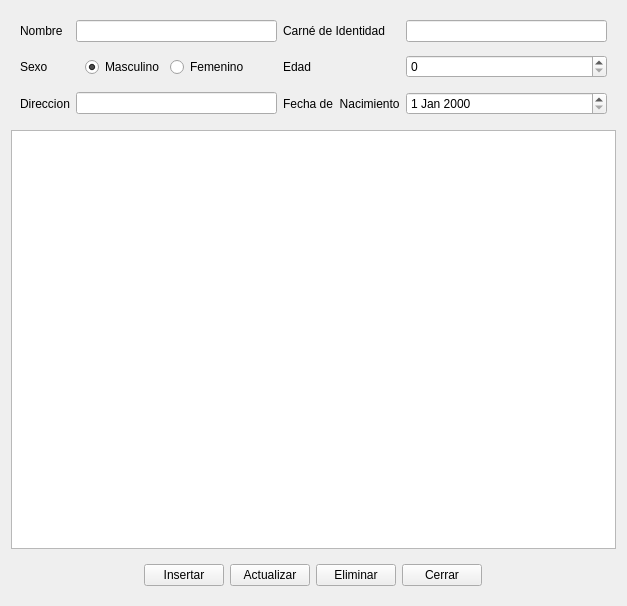
<?xml version="1.0" encoding="UTF-8"?>
<ui version="4.0">
 <class>Form</class>
 <widget class="QWidget" name="Form">
  <property name="geometry">
   <rect>
    <x>0</x>
    <y>0</y>
    <width>627</width>
    <height>606</height>
   </rect>
  </property>
  <property name="windowTitle">
   <string>Gestionar Paciente</string>
  </property>
  <layout class="QVBoxLayout" name="verticalLayout">
   <item>
    <widget class="QWidget" name="widget" native="true">
     <layout class="QGridLayout" name="gridLayout" columnstretch="0,0,0,0">
      <item row="0" column="3">
       <widget class="QLineEdit" name="paciente_ci"/>
      </item>
      <item row="0" column="0">
       <widget class="QLabel" name="label">
        <property name="text">
         <string>Nombre</string>
        </property>
       </widget>
      </item>
      <item row="1" column="0">
       <widget class="QLabel" name="label_3">
        <property name="text">
         <string>Sexo</string>
        </property>
       </widget>
      </item>
      <item row="2" column="2">
       <widget class="QLabel" name="label_4">
        <property name="text">
         <string>Fecha de  Nacimiento</string>
        </property>
       </widget>
      </item>
      <item row="0" column="2">
       <widget class="QLabel" name="label_2">
        <property name="text">
         <string>Carné de Identidad</string>
        </property>
       </widget>
      </item>
      <item row="2" column="3">
       <widget class="QDateEdit" name="paciente_fecha_nacimiento"/>
      </item>
      <item row="0" column="1">
       <widget class="QLineEdit" name="paciente_nombre"/>
      </item>
      <item row="1" column="1">
       <widget class="QWidget" name="widget_3" native="true">
        <layout class="QFormLayout" name="formLayout">
         <item row="0" column="0">
          <widget class="QRadioButton" name="rbtn_masculino">
           <property name="text">
            <string>Masculino</string>
           </property>
           <property name="checked">
            <bool>true</bool>
           </property>
          </widget>
         </item>
         <item row="0" column="1">
          <widget class="QRadioButton" name="rbtn_femenino">
           <property name="text">
            <string>Femenino</string>
           </property>
          </widget>
         </item>
        </layout>
       </widget>
      </item>
      <item row="1" column="2">
       <widget class="QLabel" name="label_5">
        <property name="text">
         <string>Edad</string>
        </property>
       </widget>
      </item>
      <item row="1" column="3">
       <widget class="QSpinBox" name="paciente_edad">
        <property name="maximum">
         <number>1000000</number>
        </property>
       </widget>
      </item>
      <item row="2" column="1">
       <widget class="QLineEdit" name="paciente_direccion"/>
      </item>
      <item row="2" column="0">
       <widget class="QLabel" name="label_10">
        <property name="text">
         <string>Direccion</string>
        </property>
       </widget>
      </item>
     </layout>
    </widget>
   </item>
   <item>
    <widget class="QTableWidget" name="paciente_tabla">
     <property name="editTriggers">
      <set>QAbstractItemView::NoEditTriggers</set>
     </property>
     <property name="sortingEnabled">
      <bool>true</bool>
     </property>
    </widget>
   </item>
   <item alignment="Qt::AlignHCenter|Qt::AlignVCenter">
    <widget class="QWidget" name="widget_2" native="true">
     <layout class="QHBoxLayout" name="horizontalLayout">
      <item>
       <widget class="QPushButton" name="btn_insertar">
        <property name="text">
         <string>Insertar</string>
        </property>
       </widget>
      </item>
      <item>
       <widget class="QPushButton" name="btn_actualizar">
        <property name="text">
         <string>Actualizar</string>
        </property>
       </widget>
      </item>
      <item>
       <widget class="QPushButton" name="btn_eliminar">
        <property name="text">
         <string>Eliminar</string>
        </property>
       </widget>
      </item>
      <item>
       <widget class="QPushButton" name="btn_cerrar">
        <property name="text">
         <string>Cerrar</string>
        </property>
       </widget>
      </item>
     </layout>
    </widget>
   </item>
  </layout>
 </widget>
 <tabstops>
  <tabstop>paciente_nombre</tabstop>
  <tabstop>paciente_ci</tabstop>
  <tabstop>rbtn_masculino</tabstop>
  <tabstop>rbtn_femenino</tabstop>
  <tabstop>paciente_tabla</tabstop>
  <tabstop>btn_insertar</tabstop>
  <tabstop>btn_actualizar</tabstop>
  <tabstop>btn_eliminar</tabstop>
  <tabstop>btn_cerrar</tabstop>
 </tabstops>
 <resources/>
 <connections/>
</ui>
